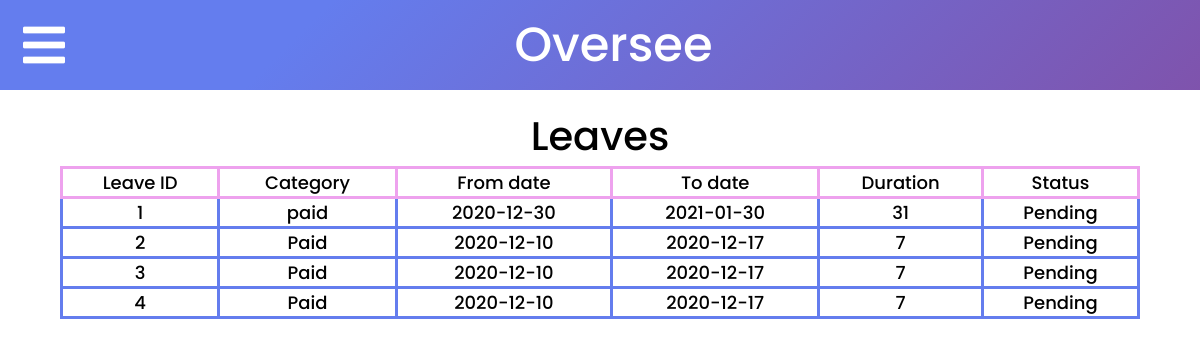
Page /HR/H_leaves.php (signed in) on the committed database.
### tables this page shows
CREATE TABLE `leaves` (
  `LeaveID` int NOT NULL AUTO_INCREMENT,
  `Leave_from` date NOT NULL,
  `Leave_end` date NOT NULL,
  `Leave_type` varchar(30) NOT NULL,
  `Status` varchar(20) NOT NULL,
  `EmployeeID` varchar(20) NOT NULL,
  PRIMARY KEY (`LeaveID`),
  KEY `EmployeeID` (`EmployeeID`),
  CONSTRAINT `leaves_ibfk_1` FOREIGN KEY (`EmployeeID`) REFERENCES `employee` (`EmployeeID`) ON DELETE CASCADE
);

### HR/H_leaves.php (the view, shortened to what this page needs)
<!DOCTYPE html>
<html lang="en">
<head>
    <link rel="stylesheet" href="https://cdnjs.cloudflare.com/ajax/libs/font-awesome/5.13.1/css/all.min.css"
 />
    <link rel="stylesheet" href="H_leaves_style.css">
</head>
<?php
    include "../php_script/dbconnect.php";
    $que = mysqli_fetch_all(mysqli_query($conn,"SELECT *, DATEDIFF(Leave_end,Leave_from) as duration from leaves;"),MYSQLI_ASSOC);
?>
<body>
<div class="container">
    <div class="main">
        <div class="menu">
            <div class="btn">
                <i class="fas fa-bars fa-3x" id="menuBtn"></i>
                <p id="title">Oversee</p>
            </div>
        </div>
        <div class="pageTitle">Leaves</div>
        <div class="table">
            <table>
                <tr id="rowZero">
                    <th>Leave ID</th>
                    <th>Category</th>
                    <th>From date</th>
                    <th>To date</th>
                    <th>Duration</th>
                    <th>Status</th>
                    </tr>
                    <?php
                            $id = 1;
                            foreach($que as $que=>$row){
                                echo "<tr id=\"lea-".$id."\">
                                <td id=\"lea-".$id."-Leaveid\">".$row["LeaveID"]."</td>
                                <td id=\"lea-".$id."-Cat\">".$row["Leave_type"]."</td>
                                <td id=\"lea-".$id."-From\">".$row["Leave_from"]."</td>
                                <td id=\"lea-".$id."-To\">".$row["Leave_end"]."</td>
                                <td id=\"lea-".$id."-Dura\">".$row["duration"]."</td>
                                <td id=\"lea-".$id."-Stat\">".$row["Status"]."</td>
                            </tr>";
                                $id++;
                            }
                        ?>
            </table>
        </div>
    </div>
</div>
</body>
</html>

### HR/H_leaves_style.css (style rules this page uses)
* { font-weight: 500; margin: 0; padding: 0; font-family: 'poppins', sans-serif; }
.container { height: 100vh; width: 100vw; display: flex; }
.main { position: fixed; top: 0; display: flex; flex-direction: column; justify-content: flex-start; align-items: center; height: 100vh; width: 100%; }
i { cursor: pointer; margin: 5px; }
.menu { display: flex; align-items: center; justify-content: flex-start; width: 100%; height: 10vh; background-color: #7f53ac; background-image: linear-gradient(315deg, #7f53ac 0%, #647dee 74%); padding: 5px; border-right: 2px solid white; color:white; }
#menuBtn { margin-left: 2vw; width: 20vw; }
#title { width: 60vw; }
.btn { width: 100%; display: flex; align-items: center; justify-content: space-between; }
.menu p { color: white; text-align: center; font-size: 6vh; }
.pageTitle { font-size: 5vh; margin-top: 2vh; }
.table { display: flex; width: 90vw; font-size: 1.5vw; padding: 0; }
table { margin-bottom: 20px; border-collapse: collapse; width: 100%; text-align: center; }
th { border: 0.3vw solid rgb(238, 162, 238); }
td { cursor: pointer; border: 0.3vw solid #647dee; }

### rows in the picture
leaves: LeaveID "1", Leave_type "paid", Leave_from "2020-12-30", Leave_end "2021-01-30", duration "31", Status "Pending"
leaves: LeaveID "2", Leave_type "Paid", Leave_from "2020-12-10", Leave_end "2020-12-17", duration "7", Status "Pending"
leaves: LeaveID "3", Leave_type "Paid", Leave_from "2020-12-10", Leave_end "2020-12-17", duration "7", Status "Pending"
leaves: LeaveID "4", Leave_type "Paid", Leave_from "2020-12-10", Leave_end "2020-12-17", duration "7", Status "Pending"
